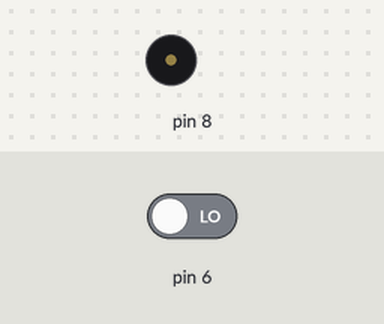
Bench run of a sketch on a simulated Arduino Uno, built with avr-gcc and run on an emulated ATmega328P. Parts: buzzer (waves = sounding). Inputs (shaded band) come from the test bench; at power-on: pin 6 LOW.

Above: at 1.2 s.
1.3 s: pin 6 driven HIGH
At 2.6 s:
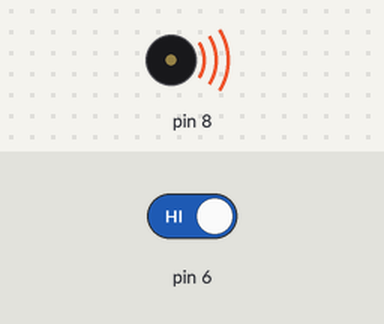
Timing chart, 0 to 4.3 s (numbered marks = the images above; inputs shaded):
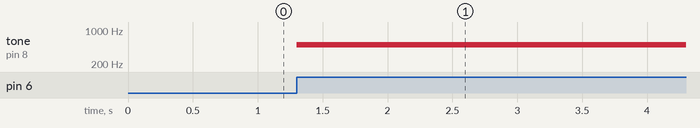

The sketch:

__________.ino
```cpp
void setup()
{
  pinMode(6, INPUT);
}

void loop()
{
  if (digitalRead(6))
  {
    tone(8, 500, 500);
  }
}
```

Measured:
- after the input at 1.3 s, tone on pin 8: silent → 500 Hz at once
